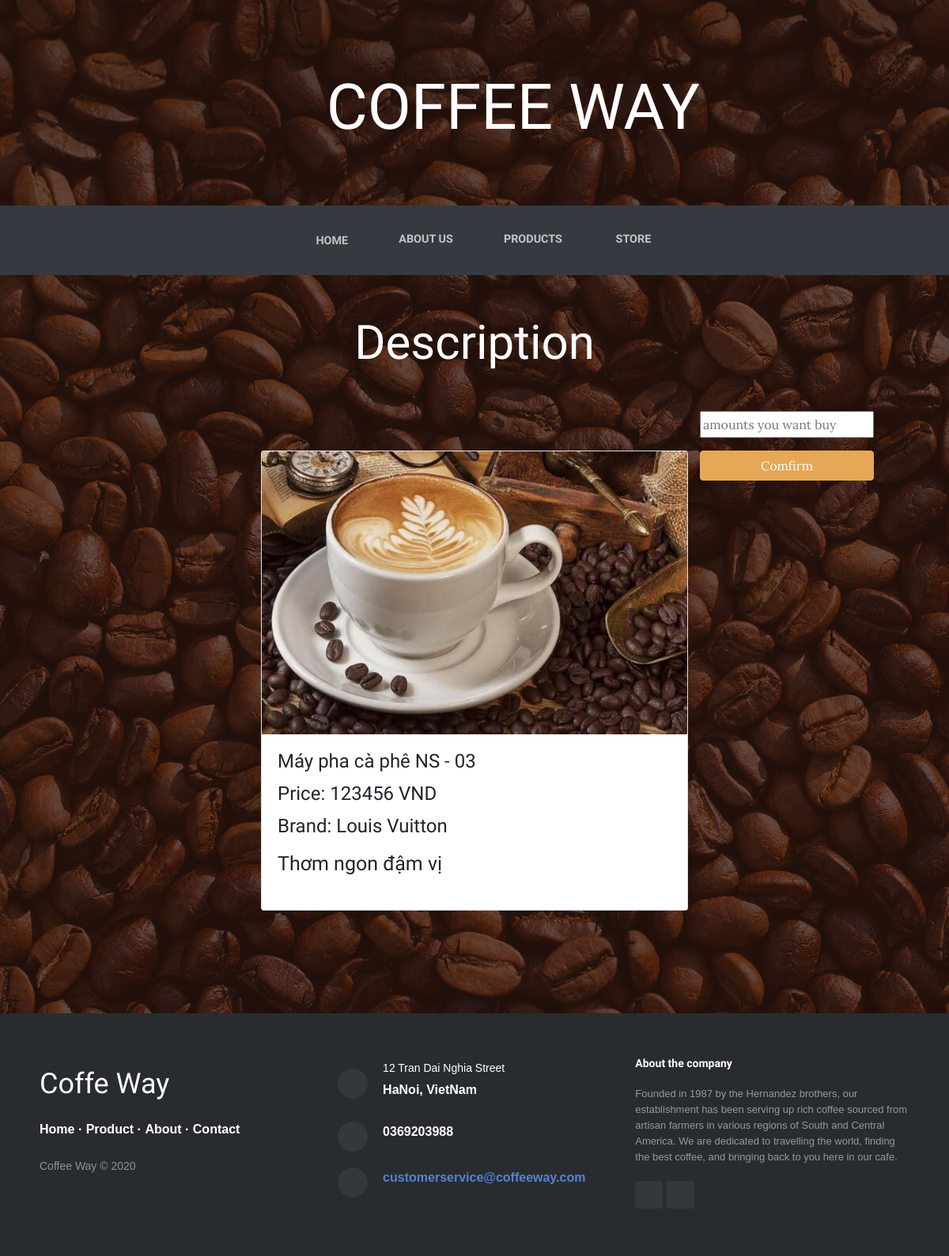
Page /productDescription?ID=CM0 on the committed database.
### customer_page/app.py (models this page shows)
class Products(db.Model):
    __tablename__ = 'PRODUCTS'
    ID = db.Column(db.String(100), primary_key=True)
    name = db.Column(db.String(100))
    price = db.Column(db.Integer)
    description = db.Column(db.String(1000))
    linkimg = db.Column(db.String(100))
    category = db.Column(db.String(100))
    amount = db.Column(db.Integer)
    brand = db.Column(db.String(100))
    lock = db.Column(db.Integer)

### customer_page/app.py (the view, shortened to what this page needs)
@app.route('/productDescription', methods=['GET', 'POST'])
def productDescription():
    ID = request.args.get('ID')
    product = Products.query.filter_by(ID=ID).first()
    if request.method == 'GET':
        session['ID'] = ID
        return render_template("productDescription.html", product=product, user=current_user.get_id())

### customer_page/templates/productDescription.html (shortened to what this page needs)
{% extends "base.html" %}
{% block content %}
<h1 class="text-center text-white d-none d-lg-block site-heading"><span class="site-heading-lower"><i
            class="icon ion-coffee" style="font-size: 100px;"></i>&nbsp;coffee way</span></h1>
<nav class="navbar navbar-light navbar-expand-lg bg-dark py-lg-4" id="mainNav" style="margin-bottom: 50px;">
    <div class="container">
        <div class="collapse navbar-collapse" id="navbarResponsive">
            <ul class="nav navbar-nav mx-auto">
                <li class="nav-item" role="presentation"><a class="nav-link" href="/"><i class="fa fa-home"
                            style="font-size: 20px;"></i>&nbsp; Home</a></li>
                <li class="nav-item" role="presentation"><a class="nav-link" href="/about"
                        style="color: rgba(255,255,255,0.7);">About us</a></li>
                <li class="nav-item" role="presentation"><a class="nav-link" href="/products">Products</a></li>
                <li class="nav-item" role="presentation"><a class="nav-link" href="/store">&nbsp;Store</a></li>
            </ul>
        </div>
    </div>
</nav>
<h1 style="color: #ffffff;font-family: Cookie, cursive;font-size: 60px;text-align: center;margin-bottom: 50px;">
    Description</h1>
<section>
    <div>
        <div class="container">
            <div class="row" style="padding-bottom: 30px;">
                <div class="col-sm-12 col-md-6 offset-md-3" style="margin-top: 50px;margin-bottom: 20px;">
                    <div class="card"><img class="card-img-top w-100 d-block" src="{{product.linkimg}}"" />
                            <div class=" card-body">
                        <h4 class="card-title">{{product.name}}<br /></h4>
                        <h4 class="card-title">Price: {{product.price}} VND</h4>
                        <h4 class="card-title">Brand: {{product.brand}}</h4>
                        <p style="font-size: 25px;font-family: Raleway">{{product.description}}</p>
                    </div>
                </div>
            </div>
            <form action="/productDescription" method="POST">
                <p><input type="text" name="number" placeholder="amounts you want buy"></p>
                <button class="btn btn-primary btn-block" type="submit">Comfirm</button>
            </form>
        </div>
    </div>
    </div>
</section>
{% endblock %}

### rows in the picture
Products: linkimg (picture), name "Máy pha cà phê NS - 03", price "123456", brand "Louis Vuitton", description "Thơm ngon đậm vị"
